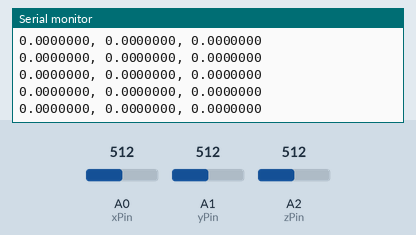
Simulated run of this sketch. Board: Arduino Uno, built with avr-gcc and run on an emulated ATmega328P. On the bench: the last lines printed to the serial monitor. Inputs (shaded band) come from the test bench; at power-on: A0 (xPin) = 512, A1 (yPin) = 512, A2 (zPin) = 512.

Above: at 1.2 s.
1.3 s: A0 (xPin) set to 537
At 2.2 s:
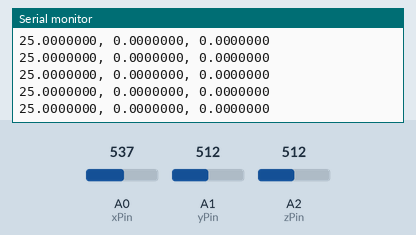
2.8 s: A1 (yPin) set to 532
At 3.7 s:
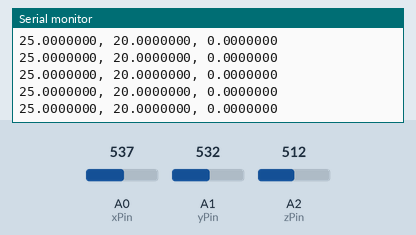
4.3 s: A1 (yPin) set to 429
At 5.0 s:
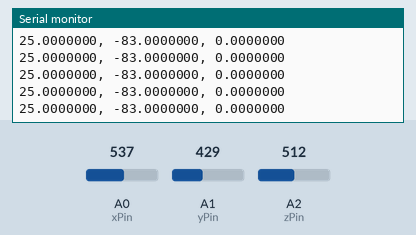
5.8 s: A1 (yPin) set to 403
At 6.8 s:
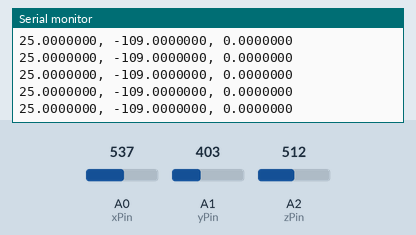
Timing chart, 0 to 8.8 s (numbered marks = the images above; inputs shaded):
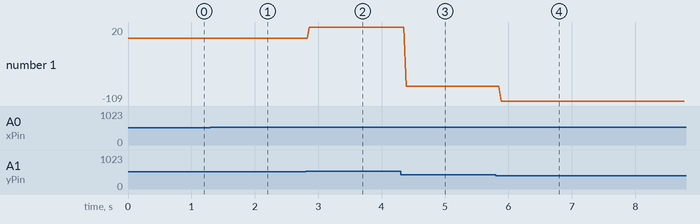

The sketch:

magSensorArduinoCode11.7.ino
```cpp
const float xPin = A0;  // Analog pin for X-axis. Not sure if float is correct/will work. But we want the data outputed to be in decimals for fidelity
const float yPin = A1;  // Analog pin for Y-axis
const float zPin = A2;  // Analog pin for Z-axis
float initialXValue = 0.0;
float initialYValue = 0.0;
float initialZValue = 0.0;

char strX[20]; //at least as long as # of char +1
char strY[20]; //are these too long/short. Idk but seems to work/not matter
char strZ[20];
char buffer[50];

void setup() {
  Serial.begin(9600);
  pinMode(xPin, INPUT);
  pinMode(yPin, INPUT);
  pinMode(zPin, INPUT);
  initialXValue = analogRead(xPin);
  initialYValue = analogRead(yPin);
  initialZValue = analogRead(zPin);
}
void loop() {
  float xValue = analogRead(xPin) - initialXValue;
  float yValue = analogRead(yPin) - initialYValue;
  float zValue = analogRead(zPin) - initialZValue;
  dtostrf(xValue, -5, 7, strX);
  dtostrf(yValue, -5, 7, strY);
  dtostrf(zValue, -5, 7, strZ);
  sprintf(buffer, "%s, %s, %s", strX, strY, strZ); //Creates single line string to output data. Useful for trying to format data when grabbing data in labview.
  Serial.println(buffer); //Data is outputed as string "XX.00000, YY.000000, ZZ.000000"
  delay(10);  // rate in millisenconds
}
```

Measured:
- after the input at 1.3 s, the serial monitor: prints a new line after 0.07 s (image 1)
- after the input at 2.8 s, the serial monitor: prints a new line after 0.06 s (image 2)
- after the input at 4.3 s, the serial monitor: prints a new line after 0.09 s (image 3)
- after the input at 5.8 s, the serial monitor: prints a new line after 0.09 s (image 4)
- plotted number 1: 0 → 20 after the input at 2.8 s, 20 → -83 after the input at 4.3 s, -83 → -109 after the input at 5.8 s
